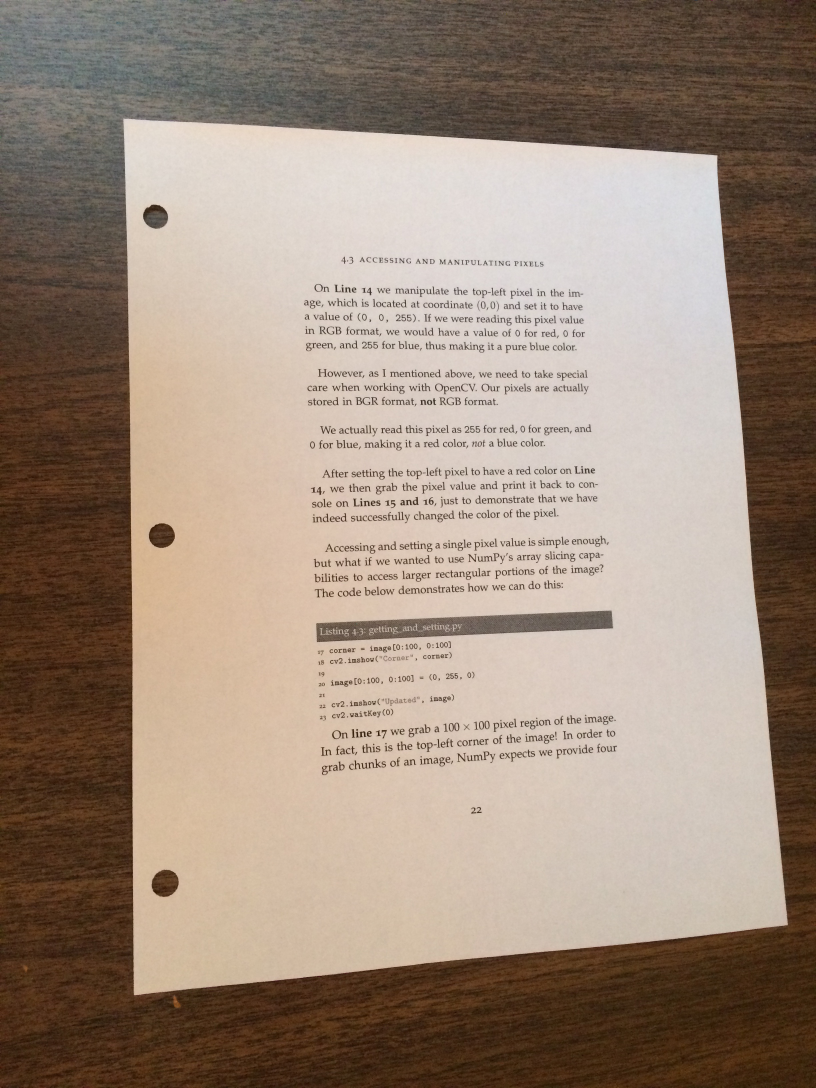
#> input picture document-scanner-using-opencv/page.jpg, 2448 x 3264 px (shown at 1/3 size); its folder holds only this picture in this run
$ python scan.py
#> lines starting #> are read from the running program, lines starting #| are printed output that depends on the picture; after the words box and inside, x2 and y2 are one past the last pixel; in counts of white or black regions, pixels touching at a corner belong together
### document-scanner-using-opencv/lib/transform.py
# import the necessary packages
import numpy as np
import cv2

def order_points(pts):
	# initialzie a list of coordinates that will be ordered
	# such that the first entry in the list is the top-left,
	# the second entry is the top-right, the third is the
	# bottom-right, and the fourth is the bottom-left
	rect = np.zeros((4, 2), dtype = "float32")

	# the top-left point will have the smallest sum, whereas
	# the bottom-right point will have the largest sum
	s = pts.sum(axis = 1)
	rect[0] = pts[np.argmin(s)]
	rect[2] = pts[np.argmax(s)]

	# now, compute the difference between the points, the
	# top-right point will have the smallest difference,
	# whereas the bottom-left will have the largest difference
	diff = np.diff(pts, axis = 1)
	rect[1] = pts[np.argmin(diff)]
	rect[3] = pts[np.argmax(diff)]

	# return the ordered coordinates
	return rect

def four_point_transform(image, pts):
	# obtain a consistent order of the points and unpack them
	# individually
	rect = order_points(pts)
	(tl, tr, br, bl) = rect

	# compute the width of the new image, which will be the
	# maximum distance between bottom-right and bottom-left
	# x-coordiates or the top-right and top-left x-coordinates
	widthA = np.sqrt(((br[0] - bl[0]) ** 2) + ((br[1] - bl[1]) ** 2))
	widthB = np.sqrt(((tr[0] - tl[0]) ** 2) + ((tr[1] - tl[1]) ** 2))
	maxWidth = max(int(widthA), int(widthB))

	# compute the height of the new image, which will be the
	# maximum distance between the top-right and bottom-right
	# y-coordinates or the top-left and bottom-left y-coordinates
	heightA = np.sqrt(((tr[0] - br[0]) ** 2) + ((tr[1] - br[1]) ** 2))
	heightB = np.sqrt(((tl[0] - bl[0]) ** 2) + ((tl[1] - bl[1]) ** 2))
	maxHeight = max(int(heightA), int(heightB))

	# now that we have the dimensions of the new image, construct
	# the set of destination points to obtain a "birds eye view",
	# (i.e. top-down view) of the image, again specifying points
	# in the top-left, top-right, bottom-right, and bottom-left
	# order
	dst = np.array([
		[0, 0],
		[maxWidth - 1, 0],
		[maxWidth - 1, maxHeight - 1],
		[0, maxHeight - 1]], dtype = "float32")

	# compute the perspective transform matrix and then apply it
	M = cv2.getPerspectiveTransform(rect, dst)
	warped = cv2.warpPerspective(image, M, (maxWidth, maxHeight))

	# return the warped image
	return warped

### document-scanner-using-opencv/scan.py
# USAGE
# python scan.py

# import the necessary packages
from lib.transform import four_point_transform
from skimage.filters import threshold_local
import numpy as np
import cv2
import imutils
import os
import pytesseract
import tkinter
from tkinter import filedialog

# Path of working folder on Disk
src_path = "./"
def get_string(img_path):
    # Read image with opencv
    img = cv2.imread(img_path)

    # Convert to gray
    img = cv2.cvtColor(img,cv2.COLOR_BGR2GRAY)

    # Apply dilation and erosion to remove some noise
    kernel = np.ones((1, 1), np.uint8)
    img = cv2.dilate(img, kernel, iterations=1)
    img = cv2.erode(img, kernel, iterations=1)

    # Apply threshold to get image with only black and white
    img = cv2.adaptiveThreshold(img, 255, cv2.ADAPTIVE_THRESH_GAUSSIAN_C, cv2.THRESH_BINARY, 31, 2)

    # Recognize text with tesseract for python
    result = pytesseract.image_to_string(img)

    return(result)

#initiate tkinker and hide window
main_win = tkinter.Tk()
main_win.withdraw()

main_win.overrideredirect(True)
main_win.geometry('0x0+0+0')

main_win.deiconify()
main_win.lift()
main_win.focus_force()

#open file selector
main_win.sourceFile = filedialog.askopenfilename(filetypes = (("Image Files",("*.jpg","*.png","*.jpeg")),("All Files","*")),parent=main_win, initialdir= "/",
title='Please select a image file')
#> the answer given: page.jpg

#close window after selection
main_win.destroy()

img_path = main_win.sourceFile

# load the image and compute the ratio of the old height
# to the new height, clone it, and resize it
image = cv2.imread(img_path)
#> image is the input picture: shape (3264, 2448, 3); mean B, G, R 123.7, 138.6, 156.7
ratio = image.shape[0] / 500.0
#> ratio = 6.53
orig = image.copy()
image = imutils.resize(image, height = 500)
#> image: shape (500, 375, 3)

# convert the image to grayscale, blur it, and find edges
# in the image
gray = cv2.cvtColor(image, cv2.COLOR_BGR2GRAY)
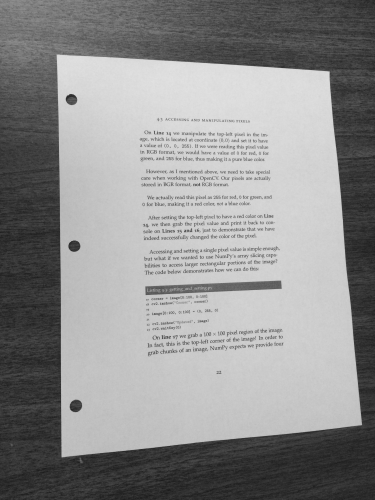
#> gray: shape (500, 375); min 28, max 225, mean 142.4
gray = cv2.GaussianBlur(gray, (5, 5), 0)
edged = cv2.Canny(gray, 75, 200)
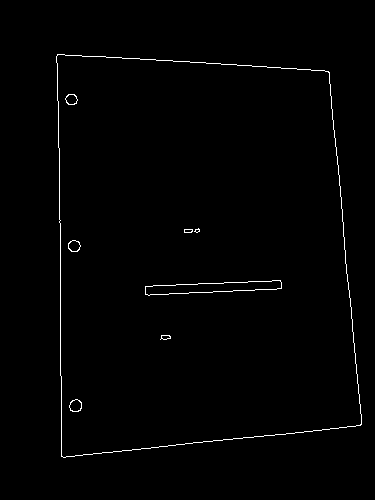
#> edged: shape (500, 375); 0.96% white in thin lines or dots, all inside (x1, y1, x2, y2) = (56, 54, 362, 458)

# show the original image and the edge detected image
print("STEP 1: Edge Detection")
cv2.imshow("Image", image)
cv2.imshow("Edged", edged)
cv2.waitKey(0)
cv2.destroyAllWindows()

# find the contours in the edged image, keeping only the
# largest ones, and initialize the screen contour
cnts = cv2.findContours(edged.copy(), cv2.RETR_LIST, cv2.CHAIN_APPROX_SIMPLE)
#> cnts = 16 contours, 2 with area under 20; largest, box (x1, y1, x2, y2) and area: (56, 54, 362, 458) 108281, (56, 54, 362, 458) 108277, (145, 280, 282, 296) 1154, (145, 280, 282, 296) 1152, (69, 399, 82, 412) 118
cnts = imutils.grab_contours(cnts)
cnts = sorted(cnts, key = cv2.contourArea, reverse = True)[:5]
#> cnts = 5 contours; box (x1, y1, x2, y2) and area: (56, 54, 362, 458) 108281, (56, 54, 362, 458) 108277, (145, 280, 282, 296) 1154, (145, 280, 282, 296) 1152, (69, 399, 82, 412) 118

# loop over the contours
for c in cnts:
	# approximate the contour
	peri = cv2.arcLength(c, True)
	approx = cv2.approxPolyDP(c, 0.02 * peri, True)

	# if our approximated contour has four points, then we
	# can assume that we have found our screen
	if len(approx) == 4:
		screenCnt = approx
		break
#> this loop made 1 pass
#> (peri, screenCnt) on pass 1: (1364.1, [[57, 54], [61, 456], [360, 425], [329, 72]])

# show the contour (outline) of the piece of paper
print("STEP 2: Find contours of paper")
cv2.drawContours(image, [screenCnt], -1, (0, 255, 0), 2)
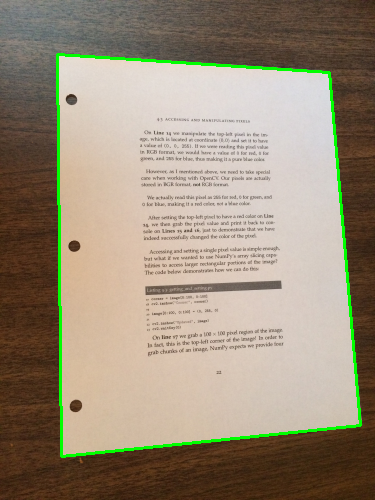
#> image: shape (500, 375, 3); mean B, G, R 121, 141.1, 153.3
cv2.imshow("Outline", image)
cv2.waitKey(0)
cv2.destroyAllWindows()

# apply the four point transform to obtain a top-down
# view of the original image
warped = four_point_transform(orig, screenCnt.reshape(4, 2) * ratio)
#> in order_points, `s = pts.sum(axis = 1)`: s = [724.6, 3375, 5124.5, 2617.7]
#> in order_points, `diff = np.diff(pts, axis = 1)`: diff = [-19.58, 2578.6, 424.3, -1677.7]
#> in four_point_transform, `rect = order_points(pts)`: rect = [[372.1, 352.5], [2147.7, 470], [2350.1, 2774.4], [398.2, 2976.8]]
#> in four_point_transform, `(tl, tr, br, bl) = rect`: tl = [372.1, 352.5]; tr = [2147.7, 470]; br = [2350.1, 2774.4]; bl = [398.2, 2976.8]
#> in four_point_transform, `widthA = np.sqrt(((br[0] - bl[0]) ** 2) + ((br[1] - bl[1]) ** 2))`: widthA = 1962.3
#> in four_point_transform, `widthB = np.sqrt(((tr[0] - tl[0]) ** 2) + ((tr[1] - tl[1]) ** 2))`: widthB = 1779.5
#> in four_point_transform, `maxWidth = max(int(widthA), int(widthB))`: maxWidth = 1962
#> in four_point_transform, `heightA = np.sqrt(((tr[0] - br[0]) ** 2) + ((tr[1] - br[1]) ** 2))`: heightA = 2313.3
#> in four_point_transform, `heightB = np.sqrt(((tl[0] - bl[0]) ** 2) + ((tl[1] - bl[1]) ** 2))`: heightB = 2624.4
#> in four_point_transform, `maxHeight = max(int(heightA), int(heightB))`: maxHeight = 2624
#> in four_point_transform, `dst = np.array([ [0, 0], [maxWidth - 1, 0], [maxWidth - 1, maxHeight -..`: dst = [[0, 0], [1961, 0], [1961, 2623], [0, 2623]]
#> in four_point_transform, `M = cv2.getPerspectiveTransform(rect, dst)`: M = [[0.969, -0.00964, -357.2], [-0.0732, 1.11, -362.5], [-6.7e-05, 4.44e-05, 1]]
#> in four_point_transform, `warped = cv2.warpPerspective(image, M, (maxWidth, maxHeight))`:
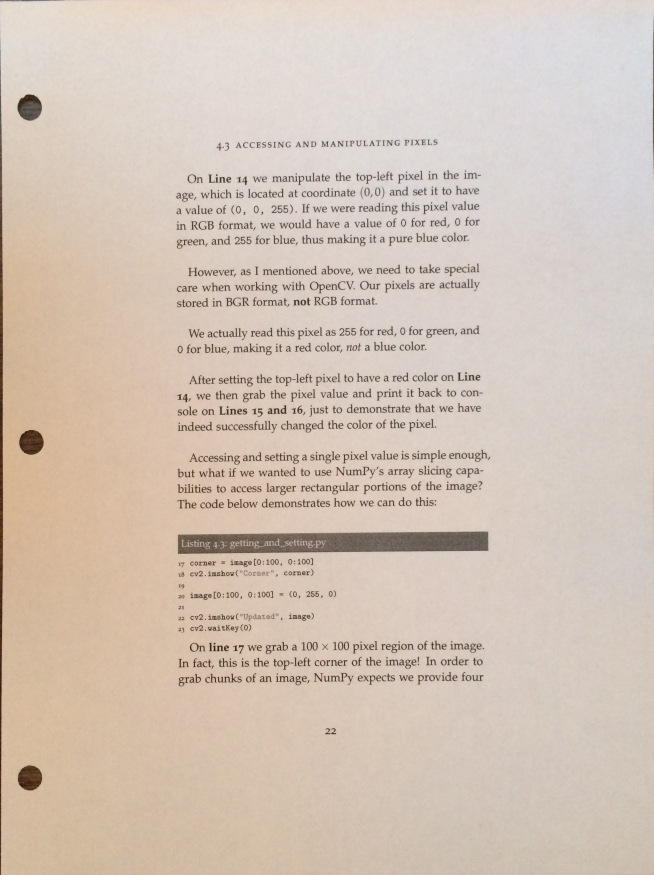
#> warped: shape (2624, 1962, 3) (shown at 1/3 size); mean B, G, R 183.8, 196.5, 211.6

# convert the warped image to grayscale, then threshold it
# to give it that 'black and white' paper effect
warped = cv2.cvtColor(warped, cv2.COLOR_BGR2GRAY)
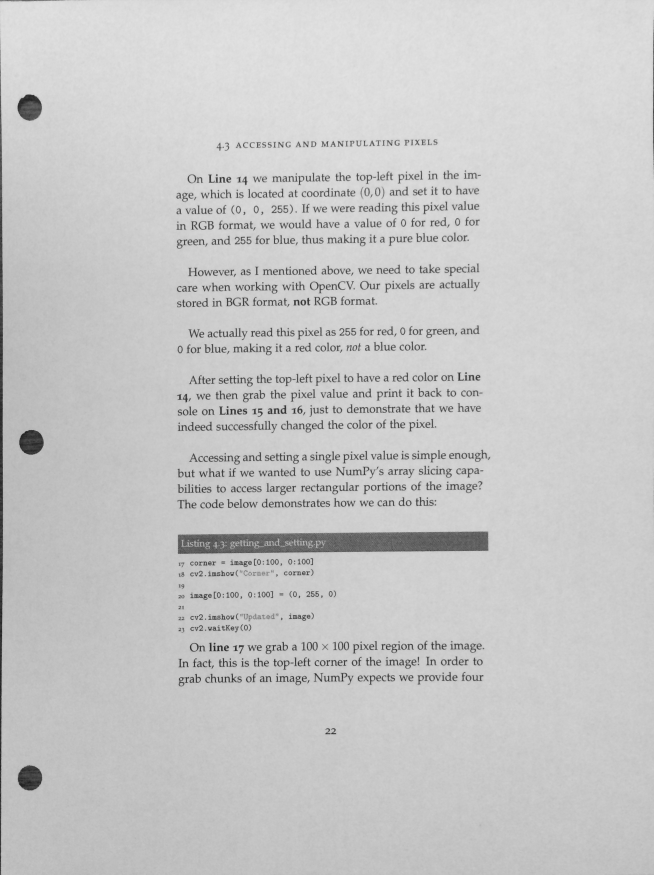
#> warped: shape (2624, 1962) (shown at 1/3 size); min 21, max 234, mean 199.6
T = threshold_local(warped, 11, offset = 10, method = "gaussian")
warped = (warped > T).astype("uint8") * 255
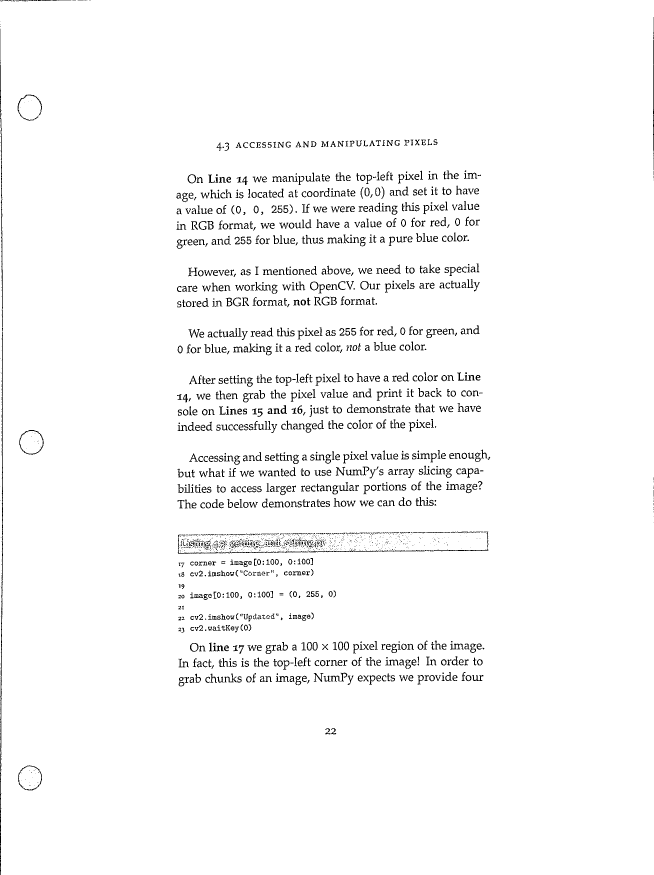
#> warped: shape (2624, 1962) (shown at 1/3 size); 97.2% white; black in thin lines or dots

# show the original and scanned images
print("STEP 3: Apply perspective transform")
#filename = str(os.getpid())+'converted.jpg'
filename = "{}.png".format(os.getpid())
cv2.imwrite(filename, warped)
# Open the file in append mode
fname = img_path.split('.')[0]+'.txt'
file = open(fname, "a")

# Apply OCR on the cropped image
text = get_string(img_path)
#> in get_string, `img = cv2.adaptiveThreshold(img, 255, cv2.ADAPTIVE_THRESH_GAUSSIAN_C, ..`:
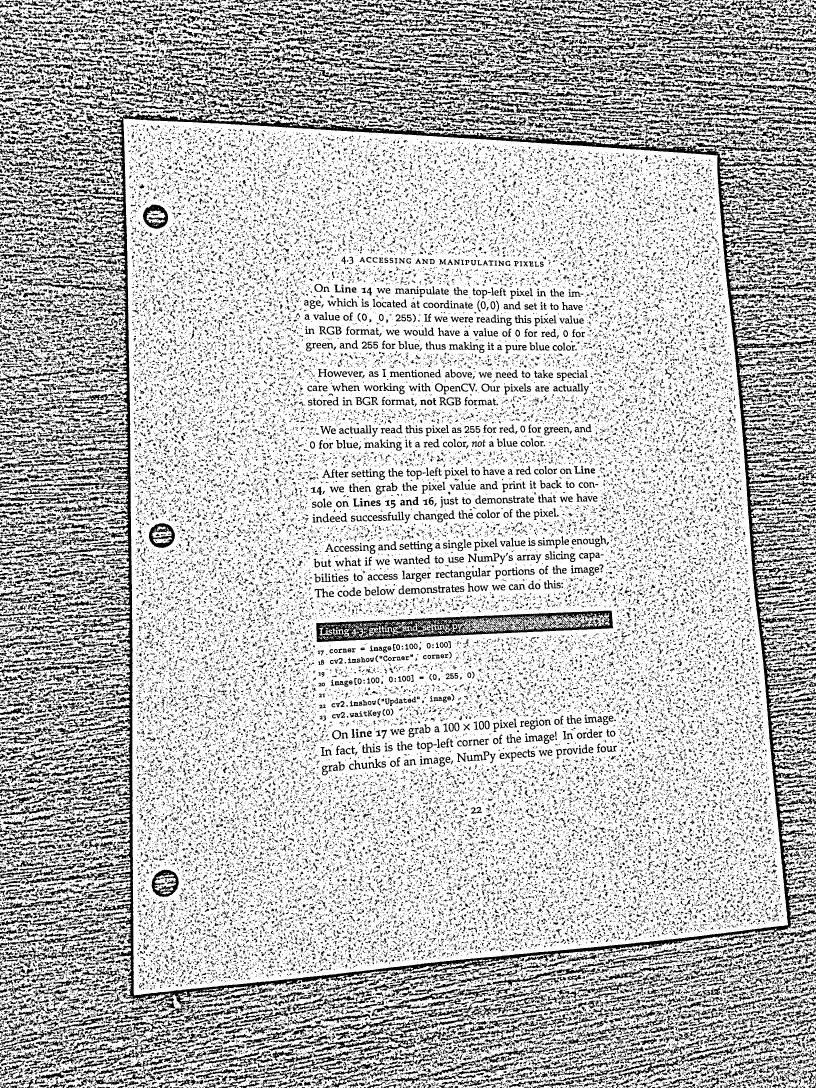
#> img: shape (3264, 2448) (shown at 1/3 size); 74.6% white; 68608 black regions (53969 under 20 px), largest, box (x1, y1, x2, y2) and area: (98, 331, 2448, 3016) 201303, (948, 1832, 1840, 1926) 29995, (1358, 262, 1623, 345) 4710
#> (the run stopped early here; a loop or call above may not have finished)
